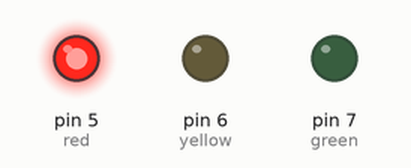
Bench run of a sketch on a simulated Arduino Uno, built with avr-gcc and run on an emulated ATmega328P. On the bench: output pins drawn as LEDs (lit = HIGH).

Above: at 2.2 s.
At 5.5 s:
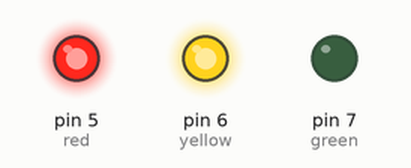
At 9.5 s:
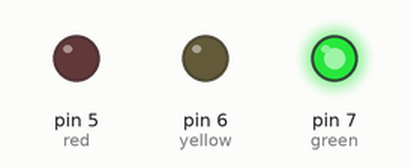
At 13.5 s:
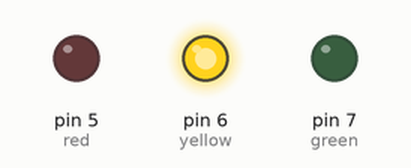
Timing chart, 0 to 18.9 s (numbered marks = the images above):
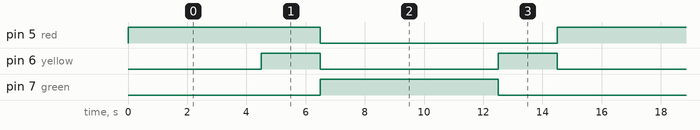

Measured:
- by itself, pin 5 (red): alternates HIGH for 6.5 s and LOW for 8.0 s
- by itself, pin 6 (yellow): repeats every 14.5 s: LOW 6.0 s, HIGH 2.0 s, LOW 4.5 s, HIGH 2.0 s
- by itself, pin 7 (green): alternates HIGH for 6.0 s and LOW for 8.5 s

The sketch:

Traffic_light.ino
```cpp
// C++ code
int red =5;
int green = 7;
int yellow = 6;
void setup()
{
  pinMode(red, OUTPUT);
  pinMode(yellow, OUTPUT);
  pinMode(green, OUTPUT);

}
void loop()
{
  // Red
  digitalWrite(red, HIGH);
  digitalWrite(yellow, LOW);
  digitalWrite(green, LOW);
  delay(4500);

  // Red + Yellow
  digitalWrite(red, HIGH);
  digitalWrite(yellow, HIGH);
  digitalWrite(green, LOW);
  delay(2000);

  // Green
  digitalWrite(red, LOW);
  digitalWrite(yellow, LOW);
  digitalWrite(green, HIGH);
  delay(6000);

  // Yellow
  digitalWrite(red, LOW);
  digitalWrite(yellow, HIGH);
  digitalWrite(green, LOW);
  delay(2000);
}
```
